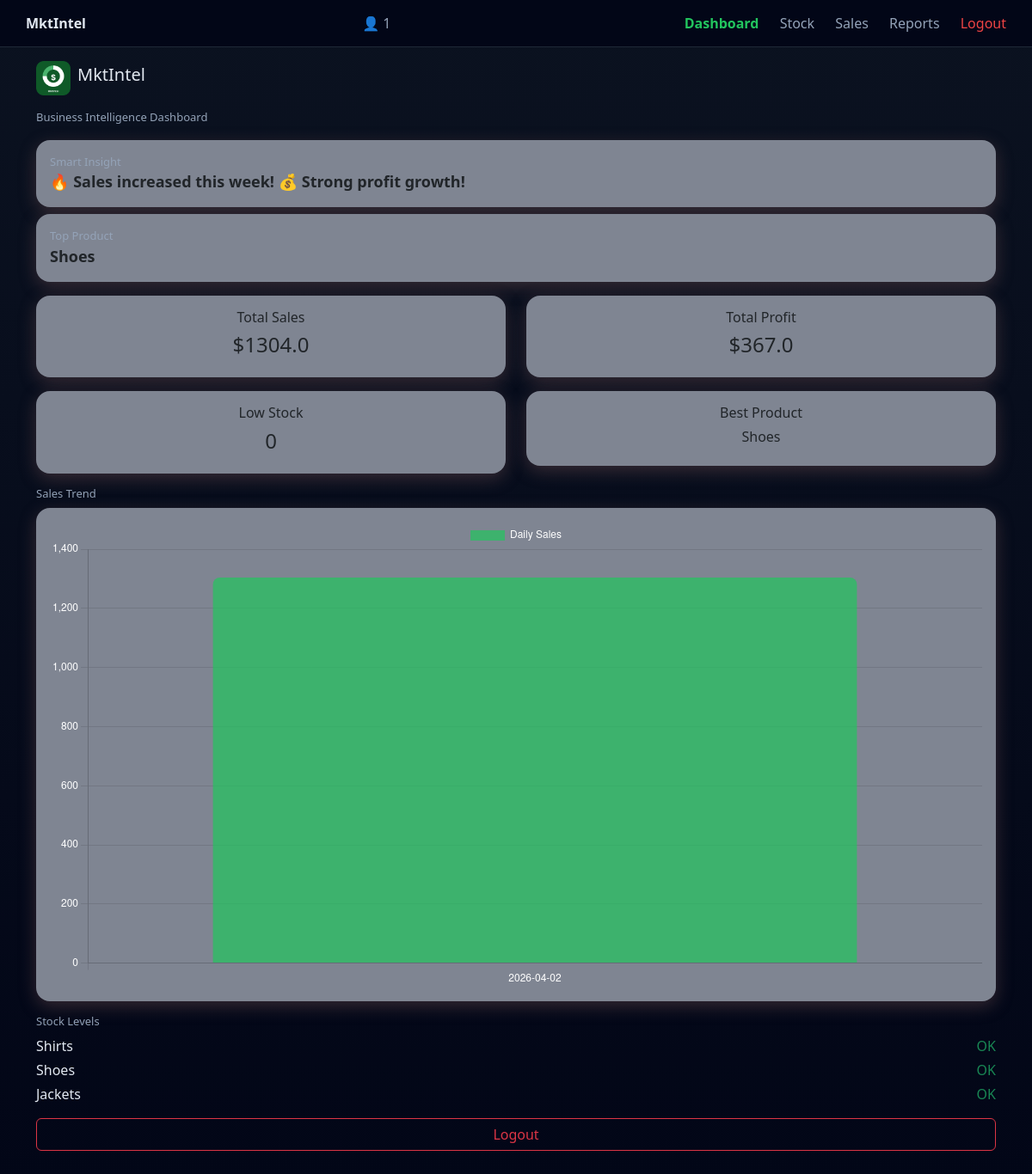
The page /dashboard (signed in) on the database its author committed.
### models.py (models this page shows)
class Product(db.Model):
    id = db.Column(db.Integer, primary_key=True)
    name = db.Column(db.String(100))
    buying_price = db.Column(db.Float)
    selling_price = db.Column(db.Float)
    quantity = db.Column(db.Integer)
    min_stock = db.Column(db.Integer)
    user_id = db.Column(db.Integer, db.ForeignKey('user.id'))  # 🔥 NEW

### app.py (the view)
@app.route('/')
@app.route('/dashboard')
@login_required
def dashboard():
    user_id = session.get('user_id')
    products = Product.query.filter_by(user_id=user_id).all()
    sales = Sale.query.filter_by(user_id=user_id).all()
    total_sales = sum(s.total_price for s in sales)
    total_profit = sum(s.profit for s in sales)
    daily_sales = {}
    for s in sales:
        day = s.date.strftime("%Y-%m-%d")
        daily_sales[day] = daily_sales.get(day, 0) + s.total_price
    sorted_sales = sorted(daily_sales.items())
    dates = [d[0] for d in sorted_sales]
    sales_data = [d[1] for d in sorted_sales]
    low_stock = len([p for p in products if p.quantity <= p.min_stock])
    product_sales = {}
    for s in sales:
        product = db.session.get(Product, s.product_id)
        if product:
            product_sales[product.name] = product_sales.get(product.name, 0) + s.quantity_sold
    best_product = max(product_sales, key=product_sales.get) if product_sales else "N/A"
    today = datetime.now()
    last_7_days = today - timedelta(days=7)
    prev_7_days = today - timedelta(days=14)
    current_week_sales = sum(s.total_price for s in sales if s.date >= last_7_days)
    previous_week_sales = sum(s.total_price for s in sales if prev_7_days <= s.date < last_7_days)
    insight = "📊 Keep pushing sales!"
    if current_week_sales > previous_week_sales:
        insight = "🔥 Sales increased this week!"
    elif current_week_sales < previous_week_sales:
        insight = "⚠️ Sales dropped this week"
    if total_profit > 100:
        insight += " 💰 Strong profit growth!"
    elif total_profit < 20:
        insight += " ⚠️ Low profit margins"
    return render_template(
        "dashboard.html",
        total_sales=total_sales,
        total_profit=total_profit,
        dates=dates,
        sales_data=sales_data,
        low_stock=low_stock,
        best_product=best_product,
        insight=insight,
        products=products
    )

### app.py (called while the page is built)
def login_required(func):
    @wraps(func)
    def wrapper(*args, **kwargs):
        if not session.get('user_id'):
            return redirect('/login')
        return func(*args, **kwargs)
    return wrapper

### templates/dashboard.html (shortened to what this page needs)
<!DOCTYPE html>
<html>
<head>
    <link href="https://cdn.jsdelivr.net/npm/bootstrap@5.3.0/dist/css/bootstrap.min.css" rel="stylesheet">
</head>
<body>
    <div class="navbar-top">
        <div><b>MktIntel</b></div>
        <span style="color:#94a3b8;">👤 {{ session.user_id }}</span>
        <div>
            <a href="/dashboard">Dashboard</a>
            <a href="/stock">Stock</a>
            <a href="/sales">Sales</a>
            <a href="/reports">Reports</a>
            <a href="/logout" style="color:#ef4444;">Logout</a>
        </div>
    </div>
    <div class="container mt-3 mb-5">
        <div class="d-flex align-items-center mb-3">
            <img src="{{ url_for('static', filename='logo.png') }}" width="40">
            <h5 class="ms-2">MktIntel</h5>
        </div>
        <p class="small-text">Business Intelligence Dashboard</p>
        <div class="card p-3 mb-2">
            <div class="small-text">Smart Insight</div>
            <div class="metric">{{ insight }}</div>
        </div>
        <div class="card p-3 mb-3">
            <div class="small-text">Top Product</div>
            <div class="metric">{{ best_product }}</div>
        </div>
        <div class="row text-center">
            <div class="col-6 mb-3">
                <div class="card p-3">
                    <h6>Total Sales</h6>
                    <h4>${{ total_sales }}</h4>
                </div>
            </div>
            <div class="col-6 mb-3">
                <div class="card p-3">
                    <h6>Total Profit</h6>
                    <h4>${{ total_profit }}</h4>
                </div>
            </div>
            <div class="col-6 mb-3">
                <div class="card p-3">
                    <h6>Low Stock</h6>
                    <h4>{{ low_stock }}</h4>
                </div>
            </div>
            <div class="col-6 mb-3">
                <div class="card p-3">
                    <h6>Best Product</h6>
                    <h6>{{ best_product }}</h6>
                </div>
            </div>
        </div>
        <h6 class="small-text">Sales Trend</h6>
        <div class="card p-3 mb-3">
            <canvas id="salesChart"></canvas>
        </div>
        <script>
            const dates = {{dates | tojson | safe}};
            const salesData = {{sales_data | tojson | safe}};
            if (dates.length > 0) {
                new Chart(document.getElementById('salesChart'), {
                    type: 'bar',
                    data: {
                        labels: dates,
                        datasets: [{
                            label: 'Daily Sales',
                            data: salesData,
                            backgroundColor: "rgba(34, 197, 94, 0.7)",
                            hoverBackgroundColor: "#22c55e",
                            borderRadius: 8
                        }]
                    },
                    options: {
                        responsive: true,
                        plugins: {
                            legend: {
                                labels: {
                                    color: "white"
                                }
                            }
                        },
                        scales: {
                            x: {
                                ticks: {
                                    color: "white"
                                }
                            },
                            y: {
                                ticks: {
                                    color: "white"
                                }
                            }
                        }
                    }
                });
            } else {
                document.getElementById('salesChart').outerHTML =
                    "<p class='text-center text-muted'>No sales yet 📊</p>";
            }
        </script>
        <h6 class="small-text">Stock Levels</h6>
        {% for p in products[:5] %}
        <div class="d-flex justify-content-between mb-1">
            <span>{{ p.name }}</span> {% if p.quantity
            <= p.min_stock %} <span class="text-warning">{{ p.quantity }} left</span>
                {% else %}
                <span class="text-success">OK</span> {% endif %}
        </div>
        {% endfor %}
        <div class="text-center mt-3">
            <a href="/logout" class="btn btn-outline-danger w-100">Logout</a>
        </div>
    </div>
</body>
</html>

### templates/dashboard.html (style rules this page uses)
body { background: linear-gradient(180deg, #0b1220, #020617); color: #e2e8f0; font-family: 'Segoe UI', sans-serif; }
.small-text { color: #94a3b8; font-size: 13px; }
.metric { font-size: 18px; font-weight: bold; }
.card { background: #7f8592; border-radius: 16px; border: none; box-shadow: 0 6px 20px rgba(125, 88, 88, 0.4); }
.navbar-top { display: none; }
@media (min-width: 768px) { .navbar-top { display: flex; justify-content: space-between; align-items: center; background: #020617; padding: 15px 30px; border-bottom: 1px solid #1f2937; } }
@media (min-width: 768px) { .navbar-top a { color: #94a3b8; margin-left: 20px; text-decoration: none; } }
@media (min-width: 768px) { .navbar-top a.active { color: #22c55e; font-weight: bold; } }

### rows shown on the page
Product: name "Shoes", quantity "OK"
Product: name "Shirts", quantity "OK"
Product: name "Jackets", quantity "OK"

### other values the page prints
{{ session.user_id }} "1"
{{ insight }} "🔥 Sales increased this week! 💰 Strong profit growth!"
{{ total_sales }} "1304.0"
{{ total_profit }} "367.0"
{{ low_stock }} "0"
chart data {{ dates | tojson | safe }} ["2026-04-02"]
chart data {{ sales_data | tojson | safe }} [1304.0]
